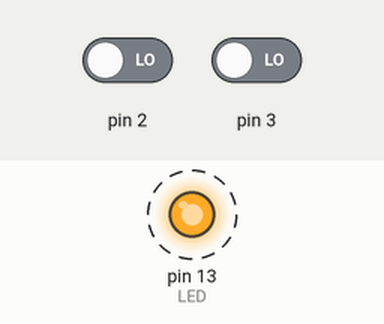
Recording of a sketch running on a simulated Arduino Uno, built with avr-gcc and run on an emulated ATmega328P. On the bench: output pins drawn as LEDs (lit = HIGH). Dashed ring = blinking. The test bench sets the inputs (shaded band); at power-on: pin 2 LOW, pin 3 LOW. What the sketch prints to the serial monitor is not drawn.

Above: at 1.2 s.
1.3 s: pin 2 driven HIGH
4.3 s: pin 3 driven HIGH
Timing chart, 0 to 13.3 s (numbered marks = the images above; inputs shaded):
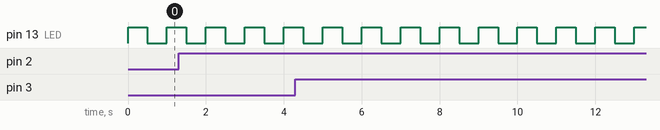

The sketch:

UsingInterrupts.ino
```cpp
// Project 25 - Using Interrupts

#define LED 13


void setup()
{
  Serial.begin(9600);
  pinMode(13, OUTPUT);
  attachInterrupt(0, displayMicros, RISING);
  attachInterrupt(1, displayMillis, RISING);
}


void displayMicros()
{
  Serial.write(" :) \n");
}


void displayMillis()
{
  Serial.write(" :( \n");
}


void loop()
{
  digitalWrite(LED, HIGH);
  delay(500);
  digitalWrite(LED, LOW);
  delay(500);
}
```

Measured:
- by itself, pin 13 (LED): alternates HIGH for 0.50 s and LOW for 0.50 s
